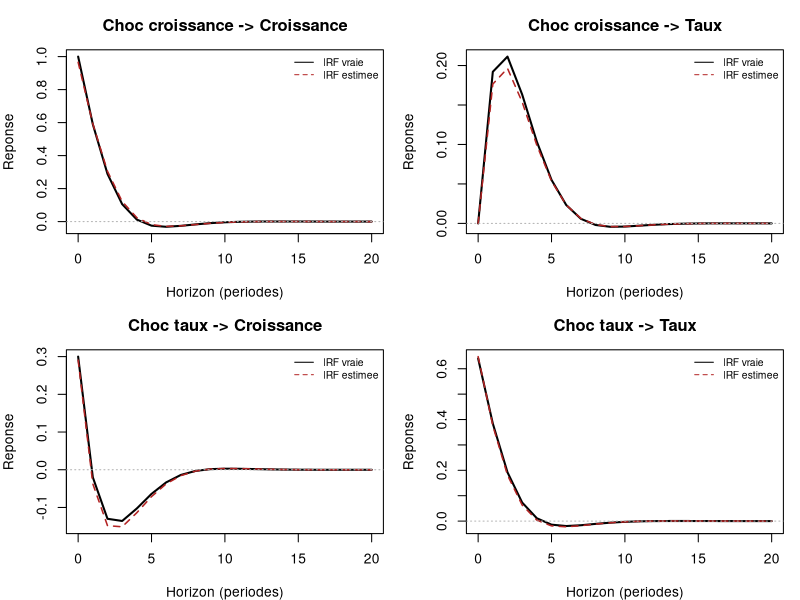

This chart was generated by the following R code:
#!/usr/bin/env Rscript
# ============================================================
# var_model.R
# ===========
# Modele VAR(1) bivarie -- estimation par OLS equation par equation
# (forme matricielle explicite, pas le package `vars`, indisponible
# sans acces a CRAN -- voir README) et fonctions de reponse
# impulsionnelle (IRF) calculees a la main par recursion sur la
# matrice compagnon.
#
#   x_t = A %*% x_{t-1} + eps_t,   eps_t ~ N(0, Sigma)
#
# Interpretation economique du systeme simule : x1 = croissance du
# PIB (desaisonnalisee), x2 = taux d'interet court terme. La matrice
# A encode une dynamique plausible : un choc de croissance pousse le
# taux a la hausse avec un delai (reaction de politique monetaire),
# et un choc de taux freine la croissance avec un delai (canal du
# credit) -- un cas d'usage VAR macro-financier classique.
# ============================================================

script_args <- commandArgs(trailingOnly = FALSE)
file_arg <- script_args[grep("^--file=", script_args)]
if (length(file_arg) > 0) {
  script_dir <- dirname(normalizePath(sub("^--file=", "", file_arg[1])))
} else {
  script_dir <- getwd()
}
outputs_dir <- normalizePath(file.path(script_dir, "outputs"), winslash = "/", mustWork = FALSE)

set.seed(123)

# ------------------------------------------------------------
# 1) Simulation d'un VAR(1) bivarie a partir d'une matrice A CONNUE
# ------------------------------------------------------------
A_true <- matrix(c(0.5, 0.3,      # ligne 1 : x1_t = 0.5*x1_{t-1} + 0.3*x2_{t-1} + eps1
                     -0.2, 0.6),   # ligne 2 : x2_t = -0.2*x1_{t-1} + 0.6*x2_{t-1} + eps2
                   nrow = 2, byrow = TRUE)
Sigma_true <- matrix(c(1.0, 0.3,
                         0.3, 0.5), nrow = 2)

simulate_var1 <- function(n, A, Sigma, burn_in = 200) {
  n_total <- n + burn_in
  L <- chol(Sigma)   # pour generer des residus correles: eps = z %*% L, z ~ N(0,I)
  X <- matrix(0, n_total, 2)
  for (t in 2:n_total) {
    eps <- rnorm(2) %*% L
    X[t, ] <- A %*% X[t - 1, ] + as.numeric(eps)
  }
  X[(burn_in + 1):n_total, ]
}

X <- simulate_var1(600, A_true, Sigma_true)
colnames(X) <- c("croissance_pib", "taux_interet")

# ------------------------------------------------------------
# 2) Estimation OLS du VAR(1), forme matricielle explicite
# ------------------------------------------------------------
# Pour un VAR(1) : chaque equation x_i,t = a_i' x_{t-1} + eps_i,t est
# une regression lineaire standard. Forme compacte matricielle :
#     A_hat = (X_lag' X_lag)^-1 X_lag' X_now
n_obs <- nrow(X)
X_now <- X[2:n_obs, ]
X_lag <- X[1:(n_obs - 1), ]

A_hat <- t(solve(t(X_lag) %*% X_lag, t(X_lag) %*% X_now))   # (2x2), estimateur OLS multivarie
residuals_var <- X_now - X_lag %*% t(A_hat)
Sigma_hat <- cov(residuals_var)

cat("=======================================================\n")
cat(" VAR(1) bivarie -- estimation OLS et reponses impulsionnelles\n")
cat("=======================================================\n\n")
cat("Matrice A vraie :\n"); print(round(A_true, 3))
cat("\nMatrice A estimee :\n"); print(round(A_hat, 3))
cat(sprintf("\nErreur quadratique moyenne d'estimation sur A : %.5f\n\n",
            mean((A_hat - A_true)^2)))

cat("Matrice de covariance des residus (Sigma) estimee :\n"); print(round(Sigma_hat, 3))
cat("\n")

# ------------------------------------------------------------
# 3) Fonctions de reponse impulsionnelle (IRF), orthogonalisees
#    par decomposition de Cholesky (identification recursive standard)
# ------------------------------------------------------------
# Reponse a l'horizon h a un choc structurel unitaire a t=0 :
#     IRF(h) = A^h %*% P
# ou P est le facteur de Cholesky de Sigma (P P' = Sigma), qui
# "orthogonalise" les chocs (un choc structurel a la fois, dans un
# ordre causal suppose -- ici : la croissance reagit avant le taux).
compute_irf <- function(A, Sigma, horizon = 20) {
  P <- t(chol(Sigma))   # Cholesky : Sigma = P %*% t(P), P triangulaire inferieure
  n_vars <- nrow(A)
  irf <- array(0, dim = c(horizon + 1, n_vars, n_vars))   # [horizon, variable_reponse, variable_choc]
  A_power <- diag(n_vars)
  for (h in 0:horizon) {
    irf[h + 1, , ] <- A_power %*% P
    A_power <- A_power %*% A
  }
  irf
}

irf_true <- compute_irf(A_true, Sigma_true)
irf_hat <- compute_irf(A_hat, Sigma_hat)

# ------------------------------------------------------------
# 4) Graphiques (base R) : IRF vraies vs estimees, 4 combinaisons
#    (reponse de chaque variable a un choc sur chaque variable)
# ------------------------------------------------------------
dir.create(outputs_dir, showWarnings = FALSE, recursive = TRUE)
png(file.path(outputs_dir, "var_irf.png"), width = 1150, height = 900, res = 120)
par(mfrow = c(2, 2), mar = c(4, 4, 3, 1))

var_names <- c("Croissance PIB", "Taux d'interet")
titles <- list(
  c(1, 1, "Choc croissance -> Croissance"),
  c(1, 2, "Choc croissance -> Taux"),
  c(2, 1, "Choc taux -> Croissance"),
  c(2, 2, "Choc taux -> Taux")
)

for (t in titles) {
  resp_var <- as.integer(t[1]); shock_var <- as.integer(t[2]); title <- t[3]
  y_true <- irf_true[, resp_var, shock_var]
  y_hat <- irf_hat[, resp_var, shock_var]
  plot(0:20, y_true, type = "l", col = "black", lwd = 2,
       xlab = "Horizon (periodes)", ylab = "Reponse", main = title,
       ylim = range(c(y_true, y_hat)))
  lines(0:20, y_hat, col = "firebrick", lwd = 1.5, lty = 2)
  abline(h = 0, col = "gray70", lty = 3)
  legend("topright", legend = c("IRF vraie", "IRF estimee"), col = c("black", "firebrick"),
         lty = c(1, 2), bty = "n", cex = 0.75)
}

dev.off()
cat(sprintf("Graphique exporte -> %s\n", file.path(outputs_dir, "var_irf.png")))
